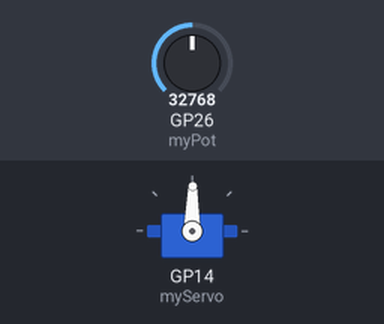
A program run on a simulated Raspberry Pi Pico running MicroPython. Parts: servo. Inputs (shaded band) come from the test bench; at power-on: GP26 (myPot) = 32768 (analog values on the 0–65535 scale). Servo angles are drawn from the pulse width (0.5 ms = 0°, 2.5 ms = 180°).

Above: at 1.2 s.
1.3 s: GP26 (myPot) set to 45874
At 1.8 s:
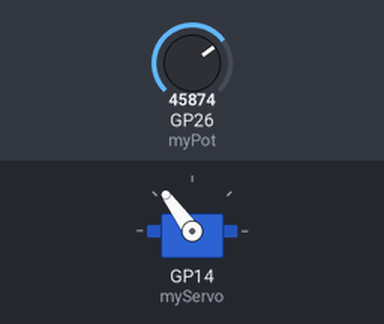
2.8 s: GP26 (myPot) set to 57670
At 3.9 s:
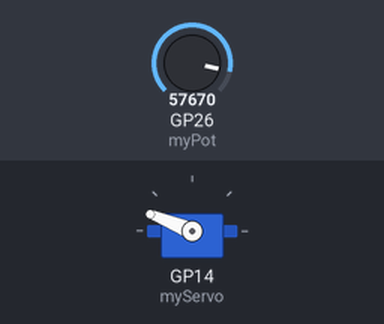
4.3 s: GP26 (myPot) set to 65535
At 5.0 s:
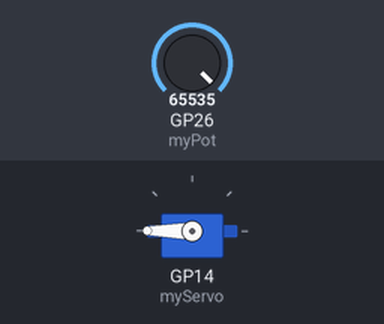
5.8 s: GP26 (myPot) set to 19660
At 6.2 s:
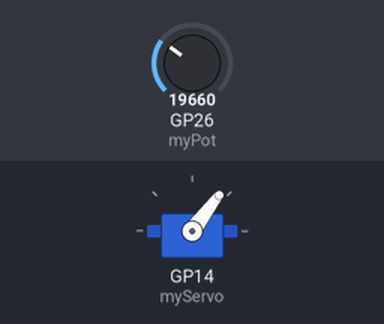
7.3 s: GP26 (myPot) set to 7864
At 8.5 s:
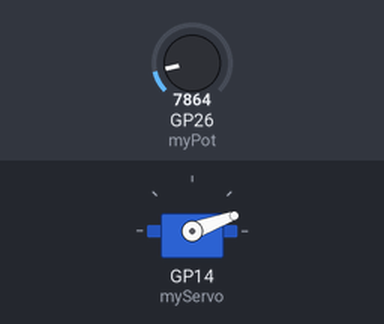
8.8 s: GP26 (myPot) set to 32767
At 9.7 s:
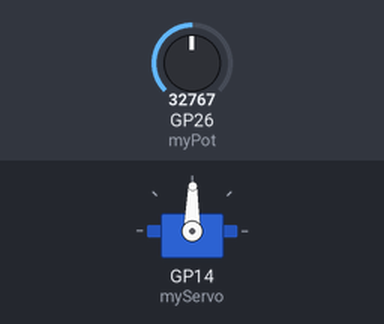
Timing chart, 0 to 11.3 s (numbered marks = the images above; inputs shaded):
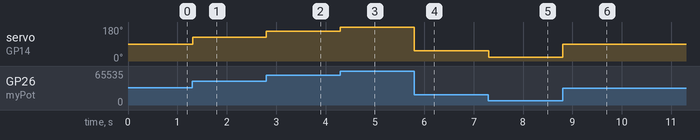

Measured:
- after the input at 1.3 s, servo on GP14 (myServo): 89° → 126° at once
- after the input at 2.8 s, servo on GP14 (myServo): 126° → 158° at once
- after the input at 4.3 s, servo on GP14 (myServo): 158° → 180° at once
- after the input at 5.8 s, servo on GP14 (myServo): 180° → 53° at once
- after the input at 7.3 s, servo on GP14 (myServo): 53° → 20° at once
- after the input at 8.8 s, servo on GP14 (myServo): 20° → 89° at once

The program:

HW_Lesson_36.py
```python
# Homework for Pico W Course Lesson 36
# Control a Servo with a Potentiometer in MicroPython
# Lori Pfahler
# November 2023

# import modules
from machine import Pin, PWM, ADC
from utime import sleep

# setup servo on GPIO 14 with frequency = 50Hz
myServo = PWM(Pin(14))
myServo.freq(50)
# min and max duty cycle
# each servo may need slightly different min and max to point to zero and 180 degreees
minDC = 0.5/20
maxDC = 2.5/20

# setup potentiometer on ADC0 GPIO26
myPot = machine.ADC(26)
# min and max potentiometer reading possible
# each potentiometer might give slightly different min and max
minPot = 500
maxPot = 65535


try:
    while True:
        # read potentiometer
        potValue = myPot.read_u16()
        # calculate Duty Cycle for potValue
        # equation based on two points: (minPot, minDC), (maxPot, maxDC)
        DC = ((maxDC - minDC)/(maxPot - minPot))*(potValue - minPot) + minDC
        # send DC to servo scaled to 16-bit number needed for duty_u16()
        myServo.duty_u16(int(DC*65535))
        sleep(0.01)

except KeyboardInterrupt:
    # end with servo pointing at zero degrees
    myServo.duty_u16(int(minDC*65535))
```
